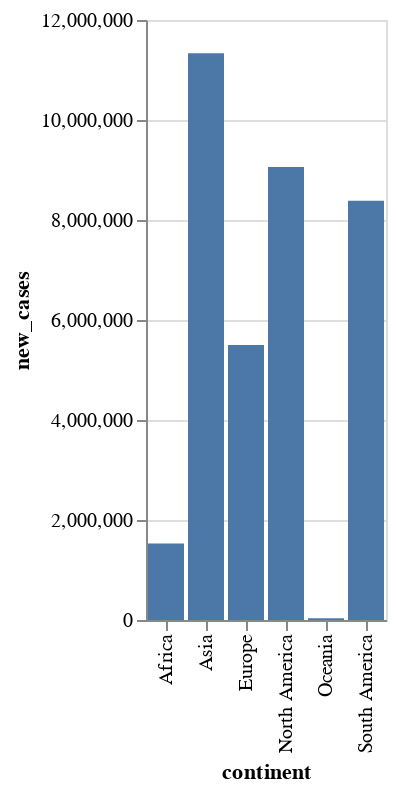

Here is the notebook cell this chart was saved with:
### Markdown cell above
First we call ```groupby``` to group our data by the ```continent``` column, then we sum the values in each group. The result of this computation has the grouped-by values in its index. But since Altair does not support the creation of axes out of indexes we reset the index to a column by executing ```reset_index``` on the resulting dataframe.

### Code cell
alt.Chart(data).mark_bar().encode(x='continent', y='new_cases')

### Figure 1 — Vega-Lite specification as saved in the notebook (floating-point values rounded to 4 significant figures)
{"config": {"view": {"continuousWidth": 400, "continuousHeight": 300}}, "data": {"name": "data-a8481976f7f8e8019e51aeecae486214"}, "mark": "bar", "encoding": {"x": {"type": "nominal", "field": "continent"}, "y": {"type": "quantitative", "field": "new_cases"}}, "$schema": "https://vega.github.io/schema/vega-lite/v4.8.1.json", "datasets": {"data-a8481976f7f8e8019e51aeecae486214": [{"continent": "Africa", "total_cases": 116600000.0, "new_cases": 1528000.0, "new_cases_smoothed": 1506000.0, "total_deaths": 2776000.0, "new_deaths": 36830.0, "new_deaths_smoothed": 36350.0, "total_cases_per_million": 6793000.0, "new_cases_per_million": 87680.0, "new_cases_smoothed_per_million": 86050.0, "total_deaths_per_million": 112200.0, "new_deaths_per_million": 1459.0, "new_deaths_smoothed_per_million": 1430.0, "new_tests": 11560000.0, "total_tests": 903700000.0, "total_tests_per_thousand": 25960.0, "new_tests_per_thousand": 355.8, "new_tests_smoothed": 12070000.0, "new_tests_smoothed_per_thousand": 368.4, "tests_per_case": 200700.0, "positive_rate": 267.3, "stringency_index": 623300.0, "population": 306000000000.0, "population_density": 1118000.0, "median_age": 242700.0, "aged_65_older": 41660.0, "aged_70_older": 24990.0, "gdp_per_capita": 62090000.0, "extreme_poverty": 280500.0, "cardiovasc_death_rate": 3228000.0, "diabetes_prevalence": 63930.0, "female_smokers": 19050.0, "male_smokers": 207600.0, "handwashing_facilities": 243800.0, "hospital_beds_per_thousand": 12620.0, "life_expectancy": 733100.0, "human_development_index": 6041.0}, {"continent": "Asia", "total_cases": 704000000.0, "new_cases": 11340000.0, "new_cases_smoothed": 11020000.0, "total_deaths": 15010000.0, "new_deaths": 205200.0, "new_deaths_smoothed": 200200.0, "total_cases_per_million": 25410000.0, "new_cases_per_million": 314800.0, "new_cases_smoothed_per_million": 307400.0, "total_deaths_per_million": 230800.0, "new_deaths_per_million": 2926.0, "new_deaths_smoothed_per_million": 2852.0, "new_tests": 140000000.0, "total_tests": 8501000000.0, "total_tests_per_thousand": 304900.0, "new_tests_per_thousand": 3753.0, "new_tests_smoothed": 145400000.0, "new_tests_smoothed_per_thousand": 4425.0, "tests_per_case": 1021000.0, "positive_rate": 331.1, "stringency_index": 612300.0, "population": 1262000000000.0, "population_density": 5389000.0, "median_age": 355600.0, "aged_65_older": 73460.0, "aged_70_older": 47620.0, "gdp_per_capita": 258400000.0, "extreme_poverty": 36840.0, "cardiovasc_death_rate": 3279000.0, "diabetes_prevalence": 105300.0, "female_smokers": 46260.0, "male_smokers": 382900.0, "handwashing_facilities": 434900.0, "hospital_beds_per_thousand": 31270.0, "life_expectancy": 865800.0, "human_development_index": 8279.0}, {"continent": "Europe", "total_cases": 486900000.0, "new_cases": 5502000.0, "new_cases_smoothed": 5270000.0, "total_deaths": 33340000.0, "new_deaths": 227000.0, "new_deaths_smoothed": 224800.0, "total_cases_per_million": 37460000.0, "new_cases_per_million": 392500.0, "new_cases_smoothed_per_million": 374600.0, "total_deaths_per_million": 1669000.0, "new_deaths_per_million": 11700.0, "new_deaths_smoothed_per_million": 11570.0, "new_tests": 119800000.0, "total_tests": 9025000000.0, "total_tests_per_thousand": 564500.0, "new_tests_per_thousand": 7324.0, "new_tests_smoothed": 149100000.0, "new_tests_smoothed_per_thousand": 7994.0, "tests_per_case": 984900.0, "positive_rate": 217.6, "stringency_index": 475100.0, "population": 201800000000.0, "population_density": 8012000.0, "median_age": 433800.0, "aged_65_older": 183500.0, "aged_70_older": 119400.0, "gdp_per_capita": 373900000.0, "extreme_poverty": 7143.0, "cardiovasc_death_rate": 2350000.0, "diabetes_prevalence": 72470.0, "female_smokers": 239400.0, "male_smokers": 358000.0, "handwashing_facilities": 60930.0, "hospital_beds_per_thousand": 57320.0, "life_expectancy": 968900.0, "human_development_index": 9323.0}, {"continent": "North America", "total_cases": 770000000.0, "new_cases": 9061000.0, "new_cases_smoothed": 8898000.0, "total_deaths": 32520000.0, "new_deaths": 314000.0, "new_deaths_smoothed": 310900.0, "total_cases_per_million": 16200000.0, "new_cases_per_million": 256500.0, "new_cases_smoothed_per_million": 249900.0, "total_deaths_per_million": 487800.0, "new_deaths_per_million": 5453.0, "new_deaths_smoothed_per_million": 5317.0, "new_tests": 130300000.0, "total_tests": 9645000000.0, "total_tests_per_thousand": 65230.0, "new_tests_per_thousand": 884.9, "new_tests_smoothed": 128100000.0, "new_tests_smoothed_per_thousand": 879.3, "tests_per_case": 64570.0, "positive_rate": 202.9, "stringency_index": 335300.0, "population": 160400000000.0, "population_density": 1849000.0, "median_age": 179900.0, "aged_65_older": 54340.0, "aged_70_older": 34050.0, "gdp_per_capita": 129400000.0, "extreme_poverty": 13350.0, "cardiovasc_death_rate": 1097000.0, "diabetes_prevalence": 71520.0, "female_smokers": 22170.0, "male_smokers": 61480.0, "handwashing_facilities": 218800.0, "hospital_beds_per_thousand": 11520.0, "life_expectancy": 584000.0, "human_development_index": 3773.0}, {"continent": "Oceania", "total_cases": 3144000.0, "new_cases": 34400.0, "new_cases_smoothed": 33870.0, "total_deaths": 60990.0, "new_deaths": 995.0, "new_deaths_smoothed": 985.0, "total_cases_per_million": 1225000.0, "new_cases_per_million": 27500.0, "new_cases_smoothed_per_million": 25280.0, "total_deaths_per_million": 21720.0, "new_deaths_per_million": 435.9, "new_deaths_smoothed_per_million": 396.9, "new_tests": 7080000.0, "total_tests": 589300000.0, "total_tests_per_thousand": 38210.0, "new_tests_per_thousand": 455.0, "new_tests_smoothed": 8551000.0, "new_tests_smoothed_per_thousand": 511.6, "tests_per_case": 790500.0, "positive_rate": 2.343, "stringency_index": 63550.0, "population": 10730000000.0, "population_density": 125600.0, "median_age": 52850.0, "aged_65_older": 16540.0, "aged_70_older": 10210.0, "gdp_per_capita": 25730000.0, "extreme_poverty": 493.8, "cardiovasc_death_rate": 383900.0, "diabetes_prevalence": 24570.0, "female_smokers": 15130.0, "male_smokers": 28080.0, "handwashing_facilities": 0.0, "hospital_beds_per_thousand": 2398.0, "life_expectancy": 139000.0, "human_development_index": 819.5}, {"continent": "South America", "total_cases": 589000000.0, "new_cases": 8385000.0, "new_cases_smoothed": 8231000.0, "total_deaths": 20150000.0, "new_deaths": 264100.0, "new_deaths_smoothed": 259800.0, "total_cases_per_million": 11170000.0, "new_cases_per_million": 154600.0, "new_cases_smoothed_per_million": 151000.0, "total_deaths_per_million": 362300.0, "new_deaths_per_million": 5222.0, "new_deaths_smoothed_per_million": 5124.0, "new_tests": 10560000.0, "total_tests": 751600000.0, "total_tests_per_thousand": 31430.0, "new_tests_per_thousand": 453.1, "new_tests_smoothed": 14650000.0, "new_tests_smoothed_per_thousand": 475.8, "tests_per_case": 48370.0, "positive_rate": 180.2, "stringency_index": 199300.0, "population": 109200000000.0, "population_density": 69260.0, "median_age": 82010.0, "aged_65_older": 22440.0, "aged_70_older": 14050.0, "gdp_per_capita": 37440000.0, "extreme_poverty": 6034.0, "cardiovasc_death_rate": 500300.0, "diabetes_prevalence": 20890.0, "female_smokers": 22280.0, "male_smokers": 44530.0, "handwashing_facilities": 89040.0, "hospital_beds_per_thousand": 5642.0, "life_expectancy": 219000.0, "human_development_index": 2038.0}]}}
